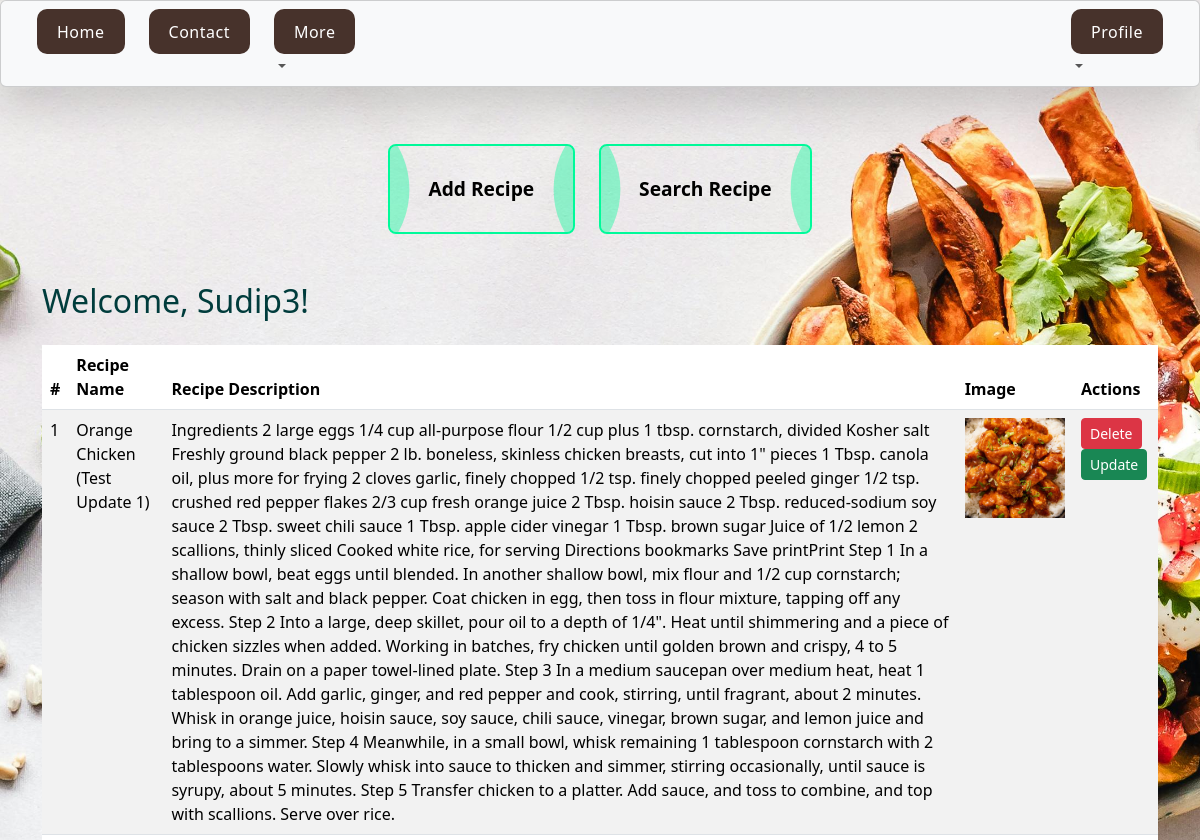
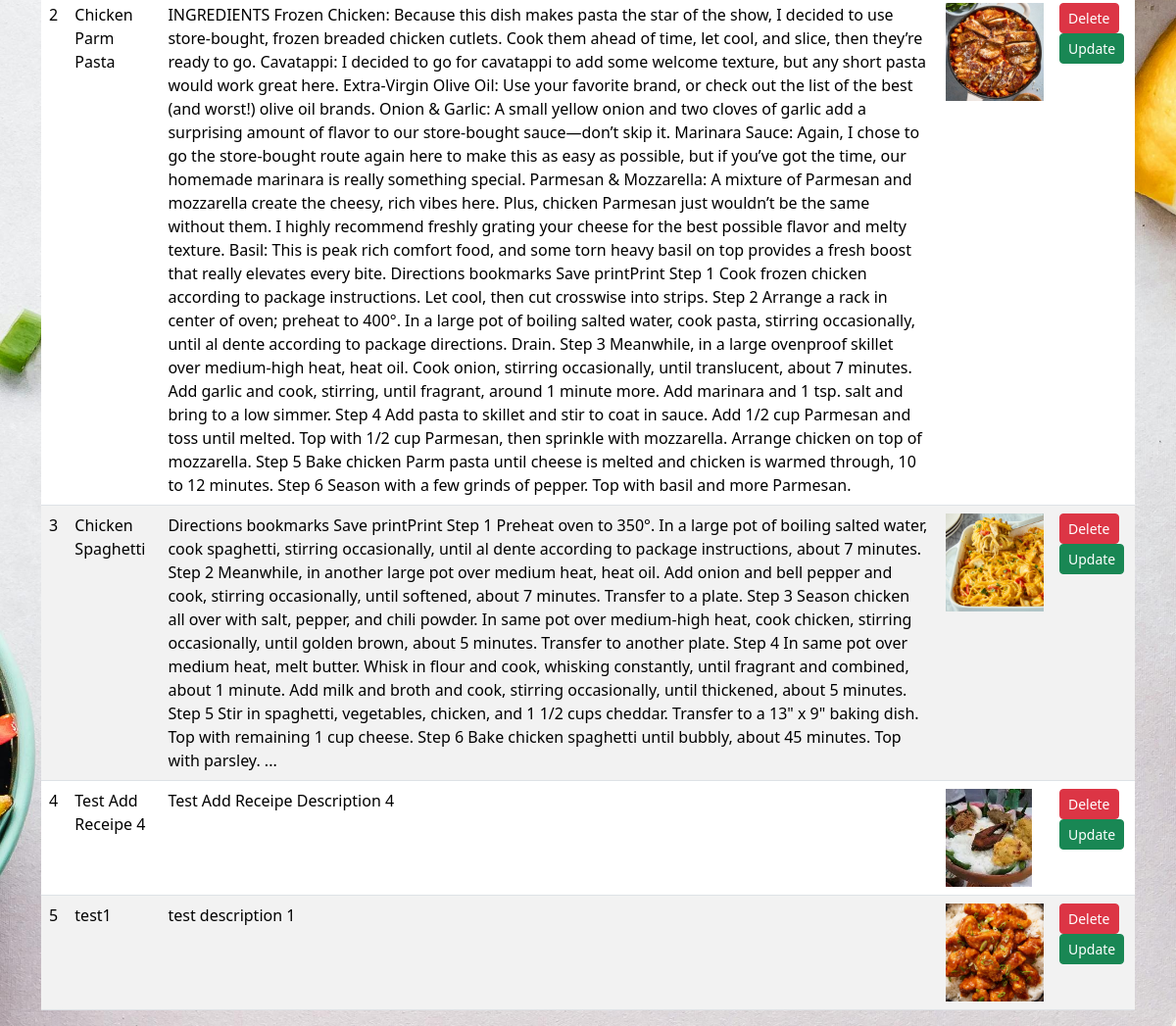
/receipes/ (signed in), run on the app's committed database (2 pictures, top to bottom).
### vege/models.py (models this page shows)
class Receipe(models.Model):
    user = models.ForeignKey(User, on_delete=models.CASCADE)
    receipe_name=models.CharField(max_length=100)
    receipe_description=models.TextField()
    receipe_image=models.ImageField(upload_to="receipe")

### vege/views.py (the view, shortened to what this page needs)
# urls.py: path('receipes/', receipes, name="receipes"),
@never_cache
@login_required(login_url="/login/")
def receipes(request):
    queryset = Receipe.objects.filter(user=request.user)
    if request.GET.get('search'):
        queryset = queryset.filter(receipe_name__icontains=request.GET.get('search'))
    context = {'receipes': queryset}
    return render(request, 'receipes.html', context)

### vege/templates/receipes.html (shortened to what this page needs)
{% extends "base.html" %}
{% block start %}
<div class="container mt-5">
  <div class="text-center">
    <button class="button-recipe mt-3" onclick="toggleForm('form1')">
      <span>Add Recipe</span>
    </button>
    <button class="button-recipe mt-3" onclick="toggleForm('form2')">
      <span>Search Recipe</span>
    </button>
  </div>
  {% if user.is_authenticated %}
  <h2 class="text mt-5"style="color:#003c3c;">Welcome, {{ user.username }}!</h2>
  <table class="table table-striped bg-light mt-4">
    <thead>
      <tr>
        <th>#</th>
        <th>Recipe Name</th>
        <th>Recipe Description</th>
        <th>Image</th>
        <th>Actions</th>
      </tr>
    </thead>
    <tbody>
      {% for receipe in receipes %}
      <tr>
        <td>{{ forloop.counter }}</td>
        <td>{{ receipe.receipe_name }}</td>
        <td>{{ receipe.receipe_description }}</td>
        <td>
          <img src="/media/{{ receipe.receipe_image }}" style="height: 100px;" />
        </td>
        <td>
          {% if receipe.user == request.user %}
          <a href="/delete_receipe/{{ receipe.id }}/" class="btn btn-danger btn-sm">Delete</a>
          <a href="/update_receipe/{{ receipe.id }}/" class="btn btn-success btn-sm">Update</a>
          {% endif %}
        </td>
      </tr>
      {% endfor %}
    </tbody>
  </table>
  {% else %}
  <script>
    window.location.href = "/login/";
  </script>
  {% endif %}
</div>
{% endblock %}

### home/templates/base.html (shortened to what this page needs)
<!DOCTYPE html>
<html lang="en">
<head>
  <link href="https://cdn.jsdelivr.net/npm/bootstrap@5.3.3/dist/css/bootstrap.min.css" rel="stylesheet" />
  {% load static %}
</head>
<body
  class="w-100"
  style="
    background-image: url('{% static 'images/pexels-ella-olsson-572949-1640773.jpg' %}');
    background-repeat: no-repeat;
    background-size: cover;
    background-position: center;
    background-attachment: fixed;
    margin: 0;
    padding: 0;
    min-height: 100vh;"
>
<nav class="navbar navbar-expand-lg bg-body-tertiary card shadow-lg px-3 py-2" style="position: fixed; top: 0; width: 100%;">
  <div class="container-fluid">
    <div class="collapse navbar-collapse" id="navbarSupportedContent">
      <ul class="navbar-nav me-auto mb-2 mb-lg-0 mt-2 mt-lg-0">
        <li class="nav-item me-2">
          <a class="nav-link" href="/receipes/">
            <button class="NavBtn"><span class="BtnBG"></span><span class="BtnText">Home</span></button>
          </a>
        </li>
        <li class="nav-item me-2">
          <a class="nav-link" href="/contact/">
            <button class="NavBtn"><span class="BtnBG"></span><span class="BtnText">Contact</span></button>
          </a>
        </li>
        <li class="nav-item dropdown me-2">
          <a class="nav-link dropdown-toggle" href="#" role="button" data-bs-toggle="dropdown" aria-expanded="false">
            <button class="NavBtn"><span class="BtnBG"></span><span class="BtnText">More</span></button>
          </a>
        </li>
      </ul>
      <ul class="navbar-nav">
        <li class="nav-item dropdown">
          <a class="nav-link dropdown-toggle" href="#" role="button" data-bs-toggle="dropdown" aria-expanded="false">
            <button class="NavBtn"><span class="BtnBG"></span><span class="BtnText">Profile</span></button>
          </a>
        </li>
      </ul>
    </div>
  </div>
</nav>
<div style="padding-top: 80px;">
  {% block start %}{% endblock %}
</div>
</body>
</html>

### home/templates/base.html (style rules this page uses)
.NavBtn { width: auto; height: 45px; padding: 0 20px; display: flex; align-items: center; justify-content: center; position: relative; background-color: transparent; border: none; cursor: pointer; overflow: hidden; border-radius: 7px; transition: all 0.3s; color: white; font-weight: 500; letter-spacing: 0.5px; font-size: 1rem; z-index: 1; }
.BtnText { z-index: 2; position: relative; }
.BtnBG { position: absolute; width: 100%; height: 100%; background:rgb(71, 50, 43); border-radius: 10px; z-index: 0; pointer-events: none; transition: all 0.3s ease-in-out; }
a.nav-link { padding: 0; }
a.nav-link button { width: 100%; }
nav { z-index: 999; }

### vege/templates/receipes.html (style rules this page uses)
.button-recipe { all: unset; display: inline-flex; justify-content: center; align-items: center; padding: 1.5em 2em; border: 2px solid mediumspringgreen; border-radius: 8px; color: black; font-size: 1.2em; font-weight: bold; cursor: pointer; overflow: hidden; transition: border 300ms, color 300ms, background 300ms; user-select: none; margin: 0 10px; position: relative; }
.button-recipe::after, .button-recipe::before { content: ""; position: absolute; width: 9em; aspect-ratio: 1; background: mediumspringgreen; opacity: 0.4; border-radius: 50%; transition: transform 500ms, background 300ms; z-index: 0; }
.button-recipe::before { left: 0; transform: translateX(-8em); }
.button-recipe::after { right: 0; transform: translateX(8em); }
.button-recipe span { position: relative; z-index: 1; }

### data on the page
Receipe: receipe_name "Orange Chicken (Test Update 1)", receipe_description "Ingredients 2 large eggs 1/4 cup all-purpose flour 1/2 cup plus 1 tbsp. cornstarch, divided Kosher salt Freshly ground black pepper 2 lb. boneless, skinless chicken breasts, cut into 1\" pieces 1 Tbsp. canola oil, plus more for frying 2 cloves garlic, finely chopped 1/2 tsp. finely chopped peeled ginger 1/2 tsp. crushed red pepper flakes 2/3 cup fresh orange juice 2 Tbsp. hoisin sauce 2 Tbsp. reduced-sodium soy sauce 2 Tbsp. sweet chili sauce 1 Tbsp. apple cider vinegar 1 Tbsp. brown sugar Juice of 1/2 lemon 2 scallions, thinly sliced Cooked white rice, for serving Directions bookmarks Save printPrint Step 1 In a shallow bowl, beat eggs until blended. In another shallow bowl, mix flour and…", receipe_image (picture)
Receipe: receipe_name "Chicken Parm Pasta", receipe_description "INGREDIENTS Frozen Chicken: Because this dish makes pasta the star of the show, I decided to use store-bought, frozen breaded chicken cutlets. Cook them ahead of time, let cool, and slice, then they’re ready to go. Cavatappi: I decided to go for cavatappi to add some welcome texture, but any short pasta would work great here. Extra-Virgin Olive Oil: Use your favorite brand, or check out the list of the best (and worst!) olive oil brands. Onion & Garlic: A small yellow onion and two cloves of garlic add a surprising amount of flavor to our store-bought sauce—don’t skip it. Marinara Sauce: Again, I chose to go the store-bought route again here to make this as easy as possible, but if you’ve…", receipe_image (picture)
Receipe: receipe_name "Chicken Spaghetti", receipe_description "Directions bookmarks Save printPrint Step 1 Preheat oven to 350°. In a large pot of boiling salted water, cook spaghetti, stirring occasionally, until al dente according to package instructions, about 7 minutes. Step 2 Meanwhile, in another large pot over medium heat, heat oil. Add onion and bell pepper and cook, stirring occasionally, until softened, about 7 minutes. Transfer to a plate. Step 3 Season chicken all over with salt, pepper, and chili powder. In same pot over medium-high heat, cook chicken, stirring occasionally, until golden brown, about 5 minutes. Transfer to another plate. Step 4 In same pot over medium heat, melt butter. Whisk in flour and cook, whisking constantly, until…", receipe_image (picture)
Receipe: receipe_name "Test Add Receipe 4", receipe_description "Test Add Receipe Description 4", receipe_image (picture)
Receipe: receipe_name "test1", receipe_description "test description 1", receipe_image (picture)

### other printed values
{{ user.username }} "Sudip3"
